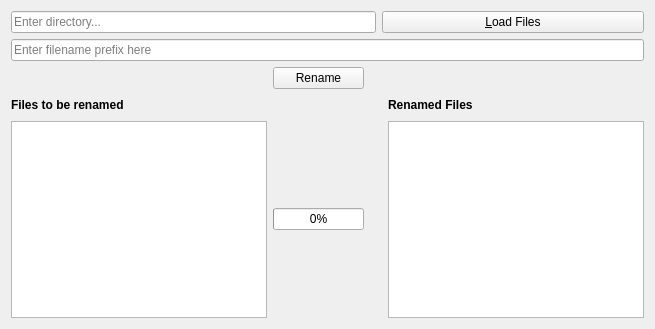
<?xml version="1.0" encoding="UTF-8"?>
<ui version="4.0">
 <class>Window</class>
 <widget class="QWidget" name="Window">
  <property name="geometry">
   <rect>
    <x>0</x>
    <y>0</y>
    <width>655</width>
    <height>329</height>
   </rect>
  </property>
  <property name="windowTitle">
   <string>Bulk Renamer</string>
  </property>
  <layout class="QGridLayout" name="gridLayout">
   <item row="5" column="5">
    <widget class="QLabel" name="label_3">
     <property name="minimumSize">
      <size>
       <width>20</width>
       <height>20</height>
      </size>
     </property>
     <property name="font">
      <font>
       <weight>75</weight>
       <bold>true</bold>
       <underline>false</underline>
       <kerning>false</kerning>
      </font>
     </property>
     <property name="text">
      <string>Renamed Files</string>
     </property>
    </widget>
   </item>
   <item row="1" column="0" colspan="6">
    <widget class="QLineEdit" name="prefixEdit">
     <property name="minimumSize">
      <size>
       <width>20</width>
       <height>20</height>
      </size>
     </property>
     <property name="placeholderText">
      <string>Enter filename prefix here</string>
     </property>
    </widget>
   </item>
   <item row="0" column="0" colspan="4">
    <widget class="QLineEdit" name="dirEdit">
     <property name="minimumSize">
      <size>
       <width>20</width>
       <height>20</height>
      </size>
     </property>
     <property name="placeholderText">
      <string>Enter directory...</string>
     </property>
    </widget>
   </item>
   <item row="5" column="0">
    <widget class="QLabel" name="label_2">
     <property name="minimumSize">
      <size>
       <width>20</width>
       <height>20</height>
      </size>
     </property>
     <property name="font">
      <font>
       <weight>75</weight>
       <bold>true</bold>
       <underline>false</underline>
       <kerning>false</kerning>
      </font>
     </property>
     <property name="text">
      <string>Files to be renamed</string>
     </property>
    </widget>
   </item>
   <item row="6" column="5">
    <widget class="QListWidget" name="renamedFiles"/>
   </item>
   <item row="6" column="0">
    <widget class="QListWidget" name="srcFiles"/>
   </item>
   <item row="6" column="1">
    <widget class="QProgressBar" name="progressBar">
     <property name="minimumSize">
      <size>
       <width>20</width>
       <height>20</height>
      </size>
     </property>
     <property name="value">
      <number>0</number>
     </property>
    </widget>
   </item>
   <item row="2" column="1">
    <widget class="QPushButton" name="renameFilesBtn">
     <property name="minimumSize">
      <size>
       <width>20</width>
       <height>20</height>
      </size>
     </property>
     <property name="text">
      <string>Rename</string>
     </property>
     <property name="shortcut">
      <string>Return</string>
     </property>
     <property name="default">
      <bool>false</bool>
     </property>
    </widget>
   </item>
   <item row="0" column="4" colspan="2">
    <widget class="QPushButton" name="loadFilesBtn">
     <property name="minimumSize">
      <size>
       <width>20</width>
       <height>20</height>
      </size>
     </property>
     <property name="text">
      <string>&amp;Load Files</string>
     </property>
     <property name="shortcut">
      <string>Ctrl+L</string>
     </property>
    </widget>
   </item>
  </layout>
 </widget>
 <resources/>
 <connections/>
</ui>
